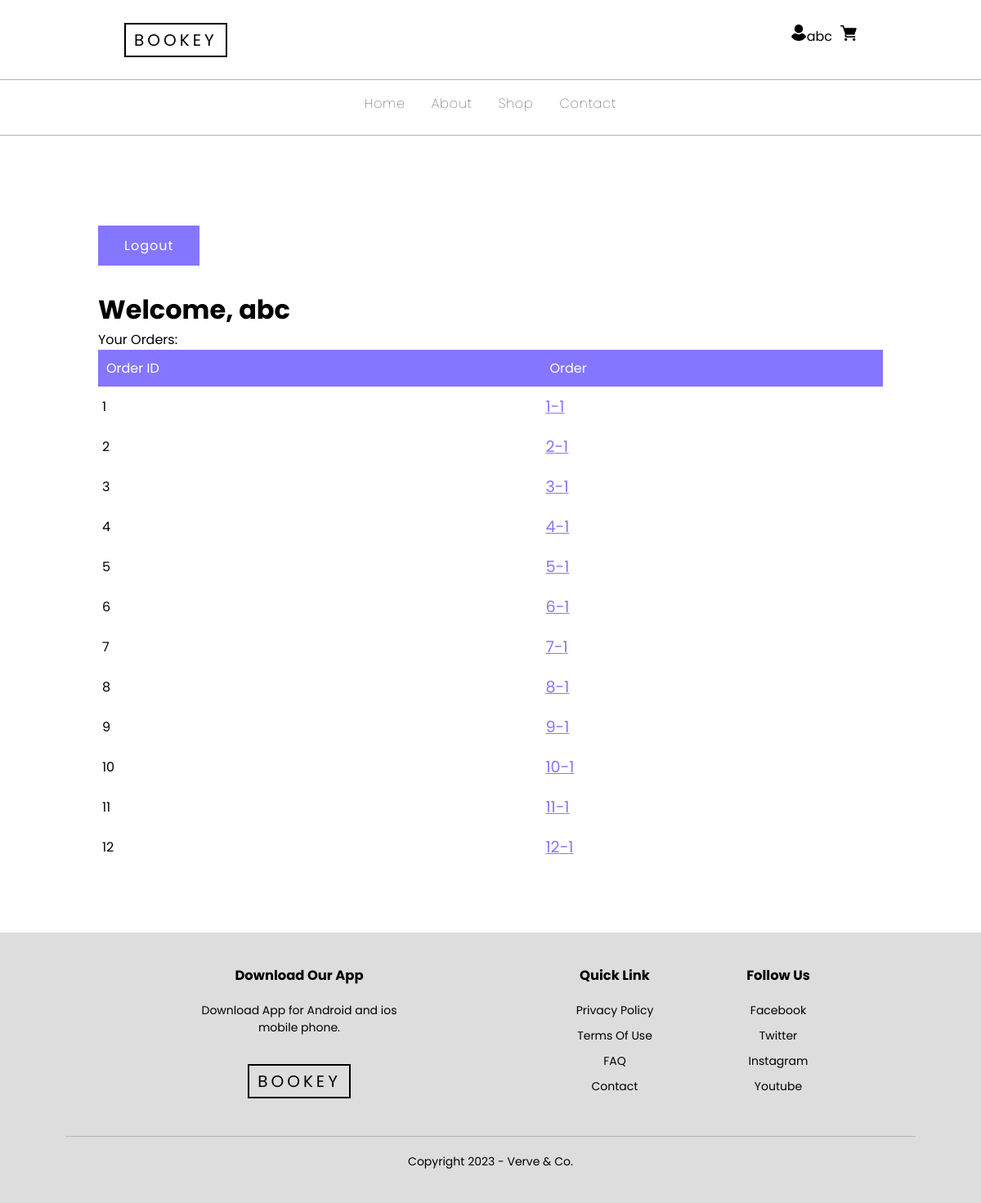
The app's page /account/ (signed in) with its own data.
### tables this page shows
CREATE TABLE "order" (
	"id"	INTEGER,
	"user_id"	INTEGER,
	"user_email"	varchar(200),
	"status"	INTEGER,
	PRIMARY KEY("id" AUTOINCREMENT)
);

### website/views.py (the view)
@views.route('/account/',methods = ['GET'])
def account():
    user_orders = []
    current_username = ""
    if 'current_user' in session:
        current_username = session['current_user']['name']
    else:
        current_username = ""
    user_id = session.get('current_user',{}).get('id')
    if user_id:
        conn = sqlite3.connect(sqldbname)
        cur = conn.cursor()
        cur.execute('Select * from "order" where user_id = ?',(user_id,))
        user_orders = cur.fetchall()
        conn.close()
        return render_template('account.html',orders = user_orders, user_name = current_username)
    flash("User not logged in")
    return redirect(url_for("auth.login"))

### website/views.py (called while the page is built)
@views.context_processor
def my_utility_processor():
    def convert_currency_to_int(currency_str):
        currency_str = str(currency_str).replace("$", "").replace(".", "")
        return int(currency_str)
    def convert_int_to_currency(number):
        number_str = str(number)
        currency_str = ""
        count = 0
        for digit in reversed(number_str):
            if count != 0 and count % 2 == 0:
                currency_str = "." + currency_str
            currency_str = digit + currency_str
            count += 1
        currency_str = "$" + currency_str
        return currency_str
    return dict(convert_currency_to_int=convert_currency_to_int, convert_int_to_currency=convert_int_to_currency)

### website/templates/account.html (shortened to what this page needs)
{%extends "base.html" %} {% block title%}Bookey {%endblock%} {% block
    content%}
    <div class="cart-container cart-page" style="min-height: 60vh;">
      <a class="btn2" style="text-decoration: none;" href="/logout">Logout</a>
      <h1>Welcome, {{user_name}}</h1>
      <div>Your Orders:</div>
      <table class="cart">
        <tr>
          <th>Order ID</th>
          <th>Order</th>
        </tr>
        {%if orders == []%}
          <tr>You haven’t ordered anything</tr>
        {%else%} {% for order in orders %}
        <tr>
          <td>{{order[0]}}</td>
          <td>
            <a style="font-size: 1.2rem" href="/order/{{order[0]}}"
              >{{order[0]}}-{{order[3]}}</a
            >
          </td>
        </tr>
        {% endfor %} {%endif%}
      </table>
    </div>
    {%endblock%}

### website/templates/base.html (shortened to what this page needs)
<!DOCTYPE html>
<html lang="en">
<head>
    <link
      rel="stylesheet"
      href="{{ url_for('static', filename='css/style.css') }}"
    />
    <link rel="stylesheet" href="https://cdnjs.cloudflare.com/ajax/libs/font-awesome/6.5.2/css/all.min.css">
</head>
<body>
    <header>
        <div class="site-navbar-top">
            <div class="container">
                <div class="site-logo">
                    <a href="index.html" class="js-logo-clone">Bookey</a>
                </div>
                <div class="site-top-icons">
                    <ul>
                      {% if user_name %}
                        <li>
                          <a href="/account" style="text-decoration: none;color: var(--black)"><img
                            src="{{ url_for('static', filename='/images/user-book.png') }}"
                            width="20px"
                            height="20px"
                            color="var(--purple)"
                            />{{user_name}}</a>
                        </li>
                      {% else %}
                        <li><a class="base-login" href="/login">Login</a></li>
                      {% endif %}
                      <li><a href="/cart"><img
                          src="{{ url_for('static', filename='/images/cart.png') }}"
                          width="20px"
                          height="20px"
                        /></a>
                      </li>
                    </ul>
                  </div>
            </div>
        </div>
        <nav class="site-navigation " role="navigation">
            <div class="container">
              <ul class="site-menu ">
                <li class="has-children ">
                  <a href="/">Home</a>
                </li>
                <li class="has-children">
                  <a href="/about">About</a>
                </li>
                <li class="has-children">
                    <a href="/all_products">Shop</a>
                </li>
                <li>
                  <a href="/contact">Contact</a>
                </li>
              </ul>
            </div>
          </nav>
    </header>
    {% block content%} {% endblock %}
    <div class="footer">
        <div class="container-footer">
          <div class="show-products">
            <div class="footer-col-1" style="margin: 0 15%">
              <h3>Download Our App</h3>
              <p>Download App for Android and ios mobile phone.</p>
              <div class="site-logo">
                <a href="index.html" class="js-logo-clone">Bookey</a>
              </div>
            </div>
            <div class="footer-col-3">
              <h3>Quick Link</h3>
              <ul>
                <li>Privacy Policy</li>
                <li>Terms Of Use</li>
                <li>FAQ</li>
                <li>Contact</li>
              </ul>
            </div>
            <div class="footer-col-4">
              <h3>Follow Us</h3>
              <ul>
                <li>Facebook</li>
                <li>Twitter</li>
                <li>Instagram</li>
                <li>Youtube</li>
              </ul>
            </div>
          </div>
          <hr />
          <p class="copyright">Copyright 2023 - Verve & Co.</p>
        </div>
      </div>
  </body>
</body>
</html>

### website/static/css/style.css (style rules this page uses)
* { margin: 0; padding: 0; box-sizing: border-box; }
body { font-family: "Poppins", sans-serif; }
:root { --purple:#8576FF; --black: #000; --white:#fff; --deeppurple:#6420AA; --lightpurple:#FFB5DA; --red:#E72929; --gold:#FFC94A; }
.btn2 { display: inline-block; background-color: var(--purple); color: #fff; size: 24px; padding: 12px 32px; letter-spacing: 1px; margin: 30px 0; transition: background 0.5s; }
header { z-index: 1999; }
header .site-navbar-top { padding:10px 40px; border-bottom: 1px solid rgb(180, 180, 180); margin-bottom: 0px; }
header .site-navbar-top .container { display: flex; justify-content: center; align-items: center; padding: 20px 10%; justify-content: space-between; }
.site-logo a { text-transform: uppercase; color: var(--black); letter-spacing: .2em; font-size: 20px; padding: 5px 10px; border: 2px solid var(--black); text-decoration: none; }
.site-top-icons ul { display: flex; list-style-type: none; }
.site-top-icons ul li { margin-left: 10px; }
.site-navigation { border-bottom: 1px solid rgb(180, 180, 180); }
.site-navigation .site-menu { display: flex; align-items: center; justify-content: center; list-style-type: none; margin-bottom: 0; }
.site-navigation .site-menu a { color:var(--black); text-decoration: none; font-size: 16px; font-weight: 100; display: inline-block; letter-spacing: .05em; padding: 16px; }
.has-children { position: relative; display: inline-block; cursor: pointer; }
.has-children::before { position: absolute; content: ""; font-size: 16px; height:10px; background-color: var(--black); top: 50%; right: 0; transform: translateY(-50%); }
.footer { background: #ddd; color: var(--black); font-size: 14px; padding: 40px 80px; }
.footer-col-1>p { color: var(--black); margin-bottom: 40px; }
.footer h3 { color: var(--black); margin-bottom: 20px; }
.footer-col-1, .footer-col-2, .footer-col-3, .footer-col-4 { min-width: 200px; margin-bottom: 20px; }
.footer-col-1 { flex-basis: 25%; text-align: center; }
.footer-col-3, .footer-col-4 { flex-basis: 15%; text-align: center; }
ul { list-style-type: none; }
li { cursor: pointer; margin-bottom: 10px; }
.footer hr { border: none; background: #b5b5b5; height: 1px; margin: 20px 0; }
.copyright { text-align: center; }
.show-products { position: relative; display: flex; width: 100%; transition: 0.8s; overflow: hidden; }
.cart-container { width: 100%; padding: 0 10%; }
.cart-page { margin: 80px auto; }
table { width: 100%; border-collapse: collapse; }
th { text-align: left; padding: 10px; color: #fff; background: var(--purple); font-weight: normal; }
td { padding: 10px 5px; }
td a { color: var(--purple); font-size: 12px; }

### records on screen
order: id "1", status "1"
order: id "2", status "1"
order: id "3", status "1"
order: id "4", status "1"
order: id "5", status "1"
order: id "6", status "1"
order: id "7", status "1"
order: id "8", status "1"
order: id "9", status "1"
order: id "10", status "1"
order: id "11", status "1"
order: id "12", status "1"

### other values on screen
{{ user_name }} "abc"
